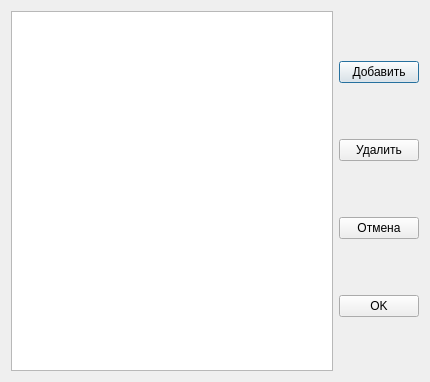
<?xml version="1.0" encoding="UTF-8"?>
<ui version="4.0">
 <class>profileSettings</class>
 <widget class="QDialog" name="profileSettings">
  <property name="geometry">
   <rect>
    <x>0</x>
    <y>0</y>
    <width>430</width>
    <height>382</height>
   </rect>
  </property>
  <property name="windowTitle">
   <string>Dialog</string>
  </property>
  <layout class="QHBoxLayout" name="horizontalLayout">
   <item>
    <widget class="QListWidget" name="listProfile"/>
   </item>
   <item>
    <layout class="QVBoxLayout" name="verticalLayout">
     <item>
      <widget class="QPushButton" name="buttonAddProfile">
       <property name="text">
        <string>Добавить</string>
       </property>
      </widget>
     </item>
     <item>
      <widget class="QPushButton" name="buttonDeleteProfile">
       <property name="text">
        <string>Удалить</string>
       </property>
      </widget>
     </item>
     <item>
      <layout class="QVBoxLayout" name="verticalLayout_2"/>
     </item>
     <item>
      <widget class="QPushButton" name="buttonCancel">
       <property name="text">
        <string>Отмена</string>
       </property>
      </widget>
     </item>
     <item>
      <widget class="QPushButton" name="buttonOK">
       <property name="text">
        <string>OK</string>
       </property>
      </widget>
     </item>
    </layout>
   </item>
  </layout>
 </widget>
 <resources/>
 <connections/>
</ui>
